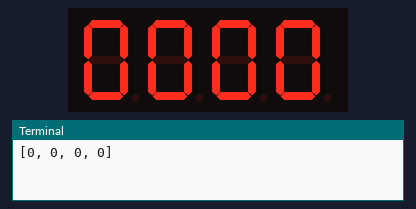
Bench run of a program on a simulated Raspberry Pi (BCM pin numbers). Parts: 4-digit seven-segment display, the last lines printed to the terminal. Library files of the repository ran but are not shown: tm1637.py.

Above: at 0.1 s.
At 4.1 s:
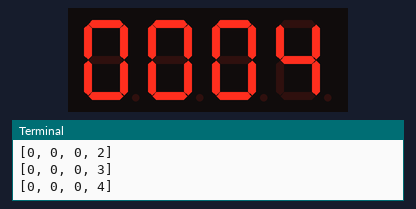
At 9.1 s:
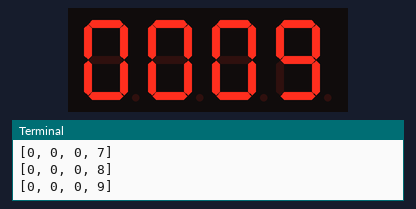
At 19.1 s:
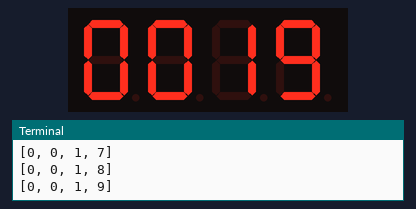
At 28.1 s:
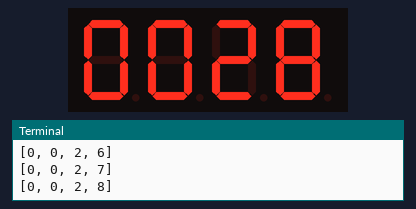
At 38.1 s:
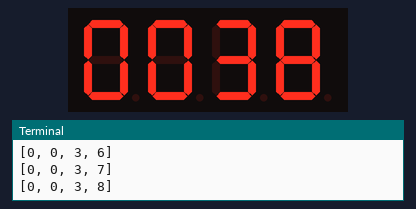

The program:

prac2_7seg_counter_0000_to_9999.py
```python
import time
import sys
import tm1637

display=tm1637.TM1637(23,24,2)
display.Clear()
display.SetBrightnes(1)
#The logic used in Embedded system doesnt work here. In python,its simpler. All the work is done by the library
#numbers=[0x3F,0x06,0x5B,0x4F,0x66,0x6D,0x7D,0x07,0x7F,0x67]
#numbers=[63,6,91,79,102,109,125,7,127,103]


for i in range(0,10):
    for j in range(0,10):
        for k in range(0,10):
            for l in range(0,10):

                #current_num=[int(str(numbers[i]), 16),int(str(numbers[j]), 16),int(str(numbers[k]), 16),int(str(numbers[l]), 16)]
                #current_num=[numbers[i],numbers[j],numbers[k],numbers[l]]
                current_num=[i,j,k,l]
                display.Show(current_num)
                print(current_num)
                time.sleep(1)
```

Measured:
- what the display in image 1 shows lasts 1.0 s, from 4.0 s to 5.0 s
